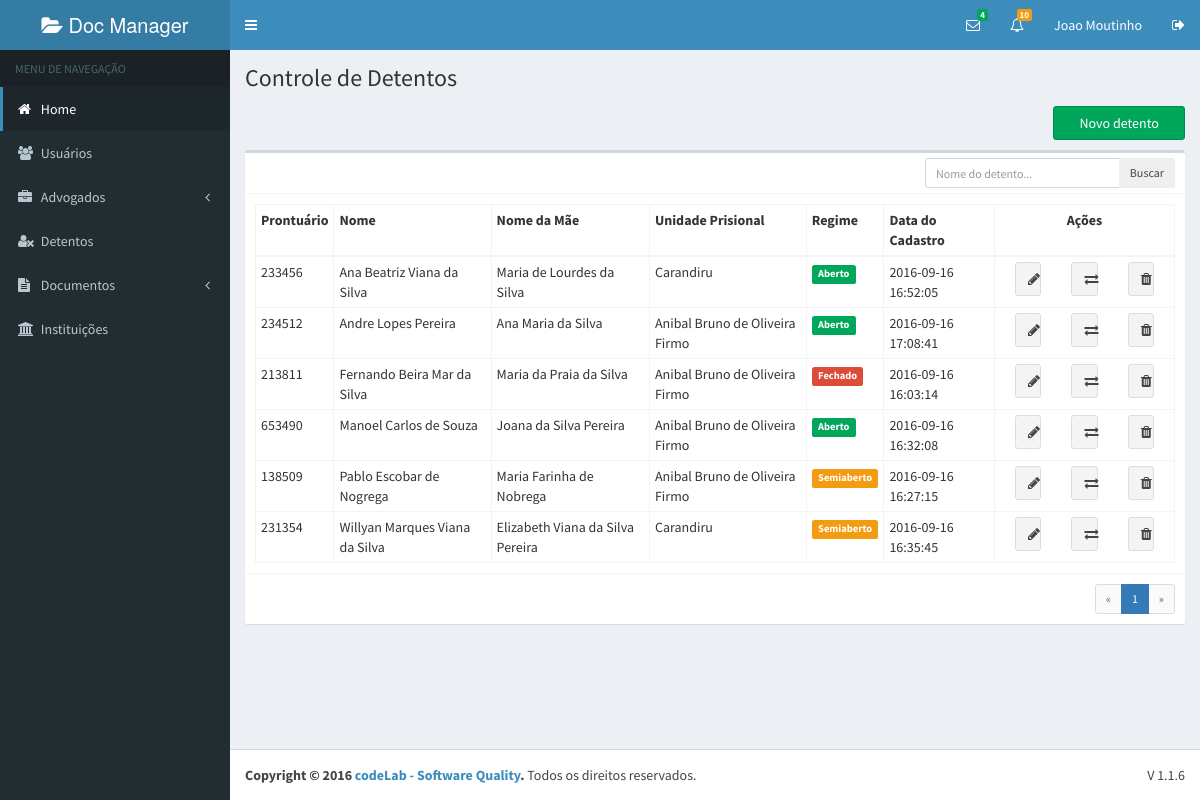
/srcDetento.php (signed in), run on the app's committed database.
### tables this page shows
CREATE TABLE `detento` (
  `id` int(11) NOT NULL AUTO_INCREMENT,
  `prontuario` int(50) NOT NULL,
  `nome` varchar(100) NOT NULL,
  `nome_mae` varchar(45) NOT NULL,
  `sexo` int(1) NOT NULL,
  `regime` varchar(45) NOT NULL,
  `instituicao_id` int(11) NOT NULL,
  `dataCadastro` datetime NOT NULL,
  PRIMARY KEY (`id`,`instituicao_id`),
  KEY `fk_detento_instituicao1_idx` (`instituicao_id`),
  CONSTRAINT `fk_detento_instituicao1` FOREIGN KEY (`instituicao_id`) REFERENCES `instituicao` (`id`) ON DELETE NO ACTION ON UPDATE NO ACTION
);

CREATE TABLE `instituicao` (
  `id` int(11) NOT NULL AUTO_INCREMENT,
  `tipo` varchar(45) NOT NULL,
  `nome` varchar(45) NOT NULL,
  `sigla` varchar(10) NOT NULL,
  `email` varchar(45) DEFAULT NULL,
  `cep` varchar(10) NOT NULL,
  `endereco` varchar(100) NOT NULL,
  `bairro` varchar(45) NOT NULL,
  `cidade` varchar(45) NOT NULL,
  `uf` varchar(2) NOT NULL,
  `observacao` varchar(200) DEFAULT NULL,
  `status` int(1) NOT NULL,
  `dataCadastro` datetime NOT NULL,
  PRIMARY KEY (`id`)
);

### srcDetento.php (the view, shortened to what this page needs)
 <?php
 require'head.php';
 require 'config/conexao.php';
 ?>
  <?php
  $buscar = $_POST['buscar'];
  $itens_por_pagina = 10;
  $pagina = (isset($_GET['pagina']))? (int)$_GET['pagina'] : 0;
  $item = ($pagina * $itens_por_pagina);
   $sql_code = "SELECT d.id, d.prontuario, d.nome as nomeDetento, d.nome_mae, d.regime, d.instituicao_id, i.sigla, i.nome as nomeUnidade, d.dataCadastro FROM detento d, instituicao i WHERE d.instituicao_id = i.id AND d.nome LIKE '%".$buscar."%' ORDER BY nomeDetento LIMIT $item, $itens_por_pagina";
   $execute  = $mysqli  -> query($sql_code) or die ($mysqli->error);
   $detento  = $execute -> fetch_assoc();
   $num      = $execute -> num_rows;
   $num_total = $mysqli->query("SELECT d.id, d.prontuario, d.nome as nomeDetento, d.nome_mae, d.regime, d.instituicao_id, i.sigla, i.nome as nomeUnidade, d.dataCadastro FROM detento d, instituicao i WHERE d.instituicao_id = i.id AND d.nome LIKE '%".$buscar."%'")->num_rows;
   $num_paginas = ceil($num_total/$itens_por_pagina);
  ?>
  <div class="content-wrapper">
    <section class="content-header">
      <h1>Controle de Detentos<small></small></h1>
    </section>
    <section class="content">
    <div class="row">
    <div class="col-md-10"></div>
      <div class="col-md-2">
        <button type="button" class="btn btn-block btn-success btn-novo" data-toggle="modal" data-target="#modalCadastro">Novo detento</button>
      </div>
    </div>
        <div class="box">
            <div class="box-header with-border">
              <div class="box-tools">
              <form class="form-group" name="form-pesquisa" action="srcDetento.php" method="POST">
                <div class="input-group input-group-sm" style="width: 250px;">
                  <input type="text" name="buscar" class="form-control pull-right" placeholder="Nome do detento...">
                  <div class="input-group-btn">
                    <input type="submit" class="btn btn-flat" name="enviar" value="Buscar"/>
                  </div>
                </div>
                </form>
              </div>
            </div>
            <div class="box-body">
            <?php if ($num > 0) { ?>
            <table class="table table-bordered table-hover table-condensed">
            <thead>
              <tr style="font-weight: bold;">
                <td>Prontuário</td>
                <td>Nome</td>
                <td>Nome da Mãe</td>
                <td>Unidade Prisional</td>
                <td>Regime</td>
                <td>Data do Cadastro</td>
                <td style="text-align: center;">Ações</td>
              </tr>
            </thead>
            <tbody>
            <?php do{ ?>
              <tr>
                <td><?php echo $detento['prontuario']; ?></td>
                <td><?php echo $detento['nomeDetento']; ?></td>
                <td><?php echo $detento['nome_mae']; ?></td>
                <td><?php echo $detento['nomeUnidade']; ?></td>
                <td><?php if($detento['regime'] == 'aberto') {echo '<span class="label label-success">Aberto</span>';} if($detento['regime'] == 's_aberto') {echo '<span class="label label-warning">Semiaberto</span>';} if($detento['regime'] == 'fechado') { echo '<span class="label label-danger">Fechado</span>'; }?>
                </td>
                <td><?php echo $detento['dataCadastro']; ?></td>
                <td>
                  <div class="btn-acoes">
                  <div class="col-md-4">
                  <button type="button" class="btn btn-block btn-default" data-toggle="modal" data-target="#editar_detento_<?php echo $detento['id'];?>"><i class="fa fa-pencil" data-toggle="tooltip" data-placement="top" title="Editar"></i></button>
                  </div>
                  <div class="col-md-4">
                    <button type="button" class="btn btn-block btn-default" data-toggle="modal" data-target="#transferir_detento_<?php echo $detento['id'];?>"><i class="fa fa-exchange" data-toggle="tooltip" data-placement="top" title="Transferir"></i></button>
                 </div>
                 <div class="col-md-4">
                  <button type="button" class="btn btn-block btn-default" data-toggle="modal" data-target="#excluir_detento_<?php echo $detento['id'];?>"><i class="fa fa-trash" data-toggle="tooltip" data-placement="top" title="Excluir"></i></button>
                 </div>
                 </div>
                </td>
              </tr>
              <?php } while ($detento = $execute ->fetch_assoc()); ?>
            </tbody>
              </table>
            <?php } else {echo "<h4>Desculpe, nenhum detento com este nome foi encontrado!</h4>";}?>
            </div>
           <nav class="text-center">
            <div class="box-footer clearfix">
              <ul class="pagination pagination-sm no-margin pull-right">
                <li><a href="detentos.php?pagina=0">&laquo;</a></li>
                <?php
                for ($i=0; $i < $num_paginas; $i++) {
                   $estilo = "";
                if($pagina == $i)
                   $estilo = "class=\"active\"";
                ?>
                <li <?php echo $estilo; ?>><a href="detentos.php?pagina=<?php echo $i; ?>"><?php echo $i+1; ?></a></li>
                <?php } ?>
                <li><a href="detentos.php?pagina=<?php echo $num_paginas-1; ?>">&raquo;</a></li>
              </ul>
            </div>
          </div>
        </section>
        </div>
<?php require 'footer.php' ?>

### css/style.css (style rules this page uses)
.btn-novo { margin-bottom: 10px; }

### data on the page
detento: prontuario "233456", nome "Ana Beatriz Viana da Silva", nome_mae "Maria de Lourdes da Silva", instituicao.nome "Carandiru", regime "Aberto", dataCadastro "2016-09-16 16:52:05"
detento: prontuario "234512", nome "Andre Lopes Pereira", nome_mae "Ana Maria da Silva", instituicao.nome "Anibal Bruno de Oliveira Firmo", regime "Aberto", dataCadastro "2016-09-16 17:08:41"
detento: prontuario "213811", nome "Fernando Beira Mar da Silva", nome_mae "Maria da Praia da Silva", instituicao.nome "Anibal Bruno de Oliveira Firmo", regime "Fechado", dataCadastro "2016-09-16 16:03:14"
detento: prontuario "653490", nome "Manoel Carlos de Souza", nome_mae "Joana da Silva Pereira", instituicao.nome "Anibal Bruno de Oliveira Firmo", regime "Aberto", dataCadastro "2016-09-16 16:32:08"
detento: prontuario "138509", nome "Pablo Escobar de Nogrega", nome_mae "Maria Farinha de Nobrega", instituicao.nome "Anibal Bruno de Oliveira Firmo", regime "Semiaberto", dataCadastro "2016-09-16 16:27:15"
detento: prontuario "231354", nome "Willyan Marques Viana da Silva", nome_mae "Elizabeth Viana da Silva Pereira", instituicao.nome "Carandiru", regime "Semiaberto", dataCadastro "2016-09-16 16:35:45"

### other printed values
$_SESSION['nome'] "Joao"
$_SESSION['sobrenome'] "Moutinho"
